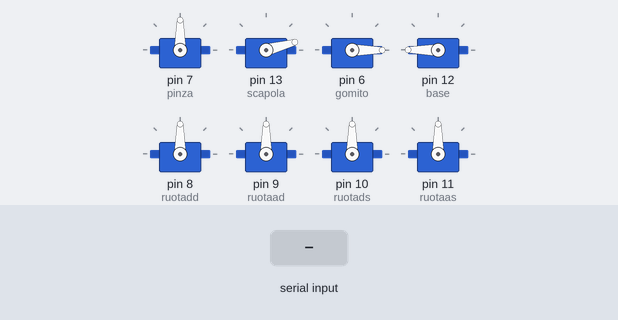
Bench run of a sketch on a simulated Arduino Uno, built with avr-gcc and run on an emulated ATmega328P. Shown: 8 × servo. The test bench sets the inputs (shaded band).

Above: at 1.2 s.
1.3 s: "u" received over Serial
At 2.5 s:
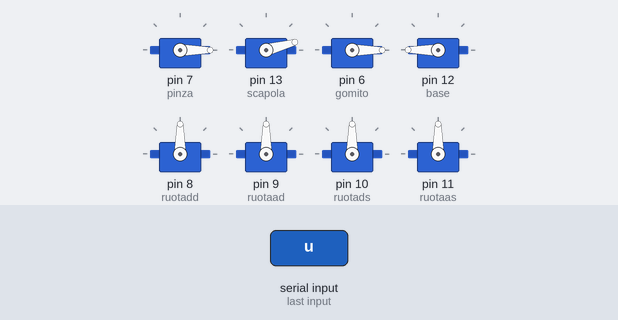
2.8 s: byte 100 ('d') received over Serial
At 3.3 s:
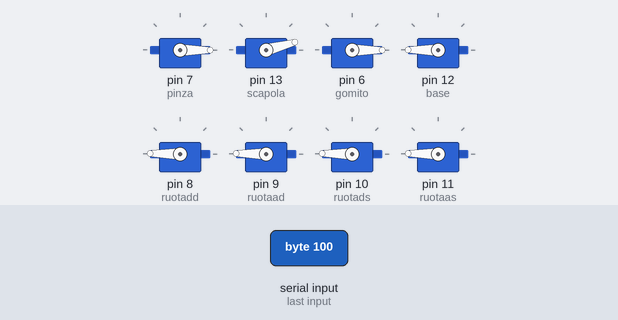
4.3 s: byte 97 ('a') received over Serial
At 4.8 s:
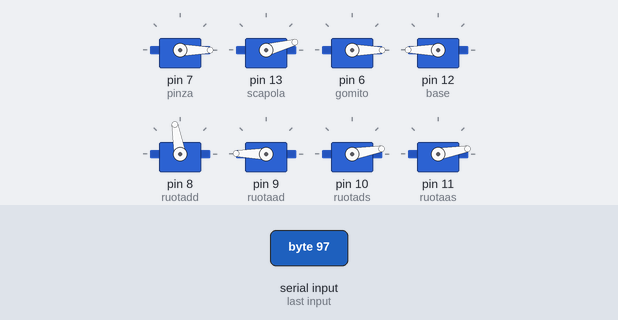
5.8 s: "j" received over Serial
At 7.0 s:
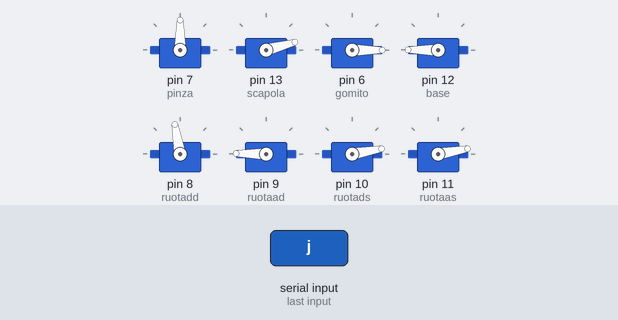
7.3 s: "r" received over Serial
At 8.3 s:
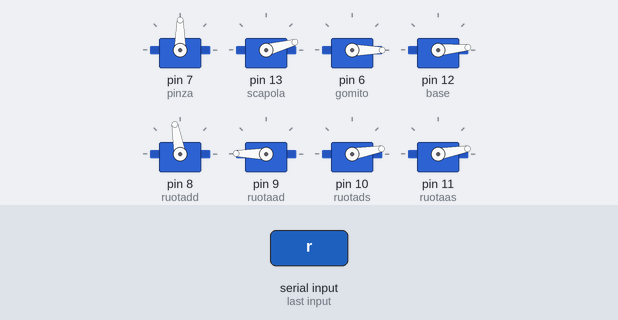
8.8 s: "w" received over Serial
At 9.8 s:
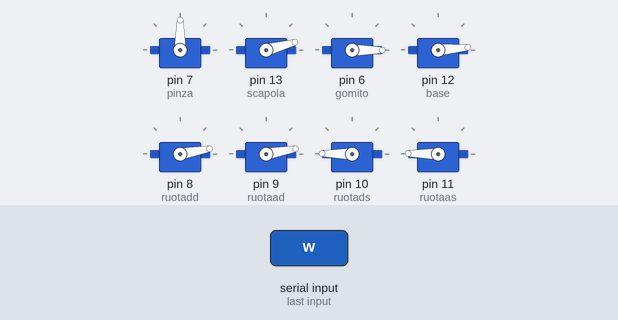
Timing chart, 0 to 11.3 s (numbered marks = the images above; inputs shaded):
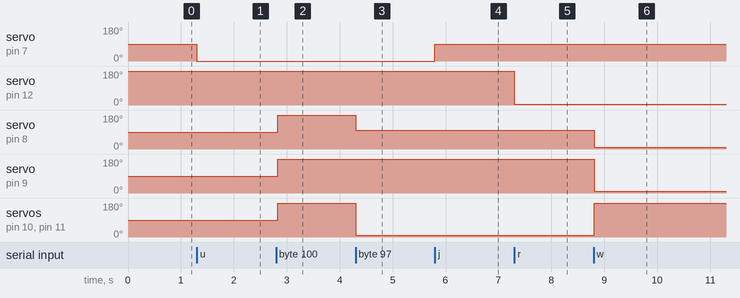

The sketch:

keybord.ino
```cpp
#include<Servo.h> // Include teh servo library
Servo pinza;  //Declaring all the servos
Servo gomito;
Servo scapola;
Servo base;
 Servo ruotaad;
Servo ruotadd;
Servo ruotaas;
Servo ruotads;
int abase=0;     // Creating variables for the arm's motion
int ascapola = 0;
int agomito = 0;


int val;

void setup() {

Serial.begin(9600); //Initialize teh serial monitor
pinza.attach(7); // Attach the servos
scapola.write(15); // Declaring the initial position
scapola.attach(13);
gomito.write(0);
gomito.attach(6);
base.write(180);
base.attach(12);
ruotadd.attach (8);
ruotaad.attach (9);
ruotads.attach (10);
ruotaas.attach (11);

}

void loop() {
// Checking if the serial comunnication is available
if (Serial.available())

{

val = Serial.read(); // Reading the input
if (val == 'j')

{
pinza.write(90); // close the pliers
}

if (val == 'u') //if value input is equals to a

{
pinza.write(0); // open the pliers

delay(15);
}
if (val == 'y')

{

agomito+=5;       // Move the robot arm
gomito.write(agomito);

delay(15);

}
if (val == 'h')

{

agomito-=5;
gomito.write(agomito);

delay(15);

}
if (val == 'g')

{

ascapola-=5;
scapola.write(ascapola);

delay(15);

}
if (val == 't')

{

ascapola+=5;
scapola.write(ascapola);

delay(15);

}
if (val == 'r')

{

abase+=5;
base.write(abase);

delay(15);

}
if (val == 'f')

{

abase-=5;
base.write(abase);

delay(15);

}
if (val == 'w')

{
ruotadd.attach (8);
ruotaad.attach (9);
ruotads.attach (10);
ruotaas.attach (11);
for (int i = 90; i < 180; i++) {
    ruotaas.write(i);
    ruotads.write(i);


  }
ruotaad.write(10);
ruotadd.write(10);
delay(300);
ruotads.detach ();
ruotaas.detach ();
ruotadd.detach ();
ruotaad.detach ();

}
if (val == 's')

{
ruotadd.attach (8);
ruotaad.attach (9);
ruotads.attach (10);
ruotaas.attach (11);
for (int i = 90; i < 180; i++) { // This for is to reverse the motion of the 360 servos
    ruotaad.write(i);
    ruotadd.write(i);

  }
ruotaas.write(10);
ruotads.write(10);
delay(300);
ruotadd.detach (); //Stopping the 360 servos
ruotaad.detach ();
ruotads.detach ();
ruotaas.detach ();
}
if (val == 'd')

{
ruotadd.attach (8);
ruotaad.attach (9);
ruotads.attach (10);
ruotaas.attach (11);
for (int i = 90; i < 180; i++) {
    ruotaad.write(i);
    ruotadd.write(i);
    ruotaas.write(i);
    ruotads.write(i);

  }
delay(300);
ruotadd.detach ();
ruotaad.detach ();
ruotads.detach ();
ruotaas.detach ();
}
if (val == 'a')

{
ruotadd.attach (8);
ruotaad.attach (9);
ruotads.attach (10);
ruotaas.attach (11);
ruotaas.write(10);
ruotads.write(10);
ruotadd.write(100);
ruotadd.write(100);

delay(300);
ruotadd.detach ();
ruotaad.detach ();
ruotads.detach ();
ruotaas.detach ();
}
}
}
```

Measured:
- after the input at 1.3 s, servo on pin 7 (pinza): 90° → 0° at once
- after the input at 2.8 s, servo on pin 8 (ruotadd), servo on pin 9 (ruotaad), servo on pin 10 (ruotads), servo on pin 11 (ruotaas): 90° → 179° at once
- after the input at 4.3 s, servo on pin 8 (ruotadd): 179° → 100° at once; servo on pin 10 (ruotads), servo on pin 11 (ruotaas): 179° → 10° at once
- after the input at 5.8 s, servo on pin 7 (pinza): 0° → 90° at once
- after the input at 7.3 s, servo on pin 12 (base): 180° → 5° at once
- after the input at 8.8 s, servo on pin 8 (ruotadd): 100° → 10° at once; servo on pin 9 (ruotaad): 179° → 10° at once; servo on pin 10 (ruotads), servo on pin 11 (ruotaas): 10° → 179° at once
